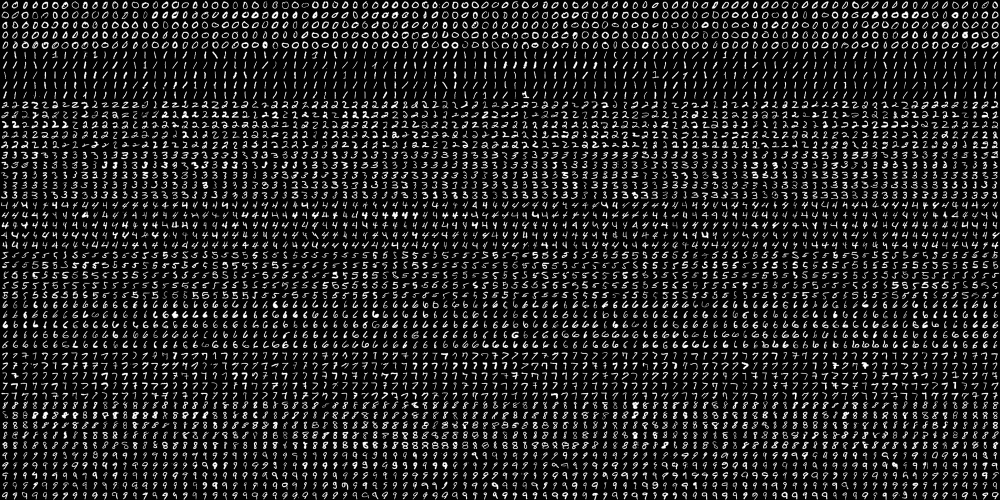
#> input picture code/ML/digits.png, 2000 x 1000 px (shown at 1/2 size)
$ python KNN_OCR.py   (Python 2 division)
#> lines starting #> are read from the running program, lines starting #| are printed output that depends on the picture
import cv2
import numpy as np
from matplotlib import pyplot as plt

def arrayInfo(array):
	print "shape: "+str(array.shape)
	print "dimension: "+str(array.ndim)
	print "size: "+str(array.size)

img =cv2.imread('digits.png')
#> img is the input picture: shape (1000, 2000, 3); min 0, max 255, mean 33.8
cv2.imshow("img",img)
cv2.waitKey(0)
gray=cv2.cvtColor(img,cv2.COLOR_BGR2GRAY)
#arrayInfo(gray)
print gray[2,3]
#| 0
cellH=np.hsplit(gray,100)
#> cellH = 100 items
#arrayInfo(np.array(cellH))
cellV=np.vsplit(gray,50)
#> cellV = 50 items
arrayInfo(np.array(cellV))
#| shape: (50, 20, 2000)
#| dimension: 3
#| size: 2000000
cells=[np.hsplit(row,100) for row in np.vsplit(gray,50)]
#> cells = 50 items

x=np.array(cells)
arrayInfo(x)
#| shape: (50, 100, 20, 20)
#| dimension: 4
#| size: 2000000

train=x[:,:50].reshape(-1,400).astype(np.float32)
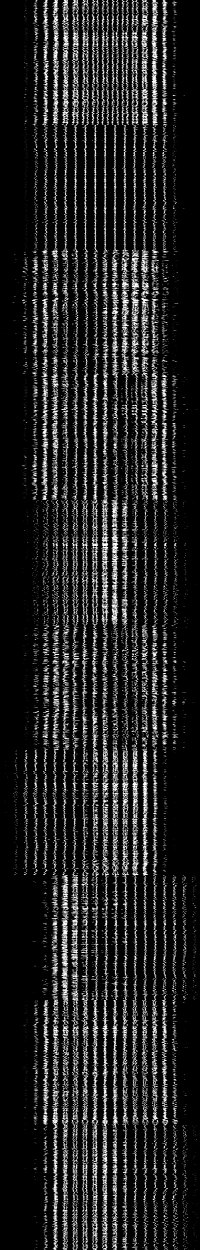
#> train: shape (2500, 400) float32 (shown at 1/2 size); min 0, max 255, mean 33.8
test=x[:,:50:100].reshape(-1,400).astype(np.float32)
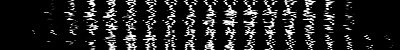
#> test: shape (50, 400) float32; min 0, max 255, mean 34.2
